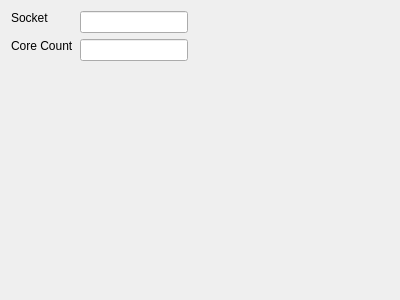
<?xml version="1.0" encoding="UTF-8"?>
<ui version="4.0">
 <class>CPUWidget</class>
 <widget class="QWidget" name="CPUWidget">
  <property name="geometry">
   <rect>
    <x>0</x>
    <y>0</y>
    <width>400</width>
    <height>300</height>
   </rect>
  </property>
  <property name="windowTitle">
   <string>Form</string>
  </property>
  <layout class="QFormLayout" name="formLayout">
   <item row="0" column="0">
    <widget class="QLabel" name="label">
     <property name="sizePolicy">
      <sizepolicy hsizetype="Fixed" vsizetype="Fixed">
       <horstretch>0</horstretch>
       <verstretch>0</verstretch>
      </sizepolicy>
     </property>
     <property name="text">
      <string>Socket</string>
     </property>
    </widget>
   </item>
   <item row="0" column="1">
    <widget class="QLineEdit" name="CPU_ChangeSocket">
     <property name="sizePolicy">
      <sizepolicy hsizetype="Fixed" vsizetype="Fixed">
       <horstretch>0</horstretch>
       <verstretch>0</verstretch>
      </sizepolicy>
     </property>
    </widget>
   </item>
   <item row="1" column="0">
    <widget class="QLabel" name="label_2">
     <property name="sizePolicy">
      <sizepolicy hsizetype="Fixed" vsizetype="Fixed">
       <horstretch>0</horstretch>
       <verstretch>0</verstretch>
      </sizepolicy>
     </property>
     <property name="text">
      <string>Core Count</string>
     </property>
    </widget>
   </item>
   <item row="1" column="1">
    <widget class="QLineEdit" name="CPU_ChangeCores">
     <property name="sizePolicy">
      <sizepolicy hsizetype="Fixed" vsizetype="Fixed">
       <horstretch>0</horstretch>
       <verstretch>0</verstretch>
      </sizepolicy>
     </property>
    </widget>
   </item>
  </layout>
 </widget>
 <resources/>
 <connections>
  <connection>
   <sender>CPU_ChangeCores</sender>
   <signal>textChanged(QString)</signal>
   <receiver>CPUWidget</receiver>
   <slot>setCoreCount(QString)</slot>
   <hints>
    <hint type="sourcelabel">
     <x>143</x>
     <y>64</y>
    </hint>
    <hint type="destinationlabel">
     <x>199</x>
     <y>149</y>
    </hint>
   </hints>
  </connection>
  <connection>
   <sender>CPU_ChangeSocket</sender>
   <signal>textChanged(QString)</signal>
   <receiver>CPUWidget</receiver>
   <slot>setSocket(QString)</slot>
   <hints>
    <hint type="sourcelabel">
     <x>143</x>
     <y>26</y>
    </hint>
    <hint type="destinationlabel">
     <x>199</x>
     <y>149</y>
    </hint>
   </hints>
  </connection>
 </connections>
 <slots>
  <slot>setSocket(QString)</slot>
  <slot>setCoreCount(QString)</slot>
 </slots>
</ui>
